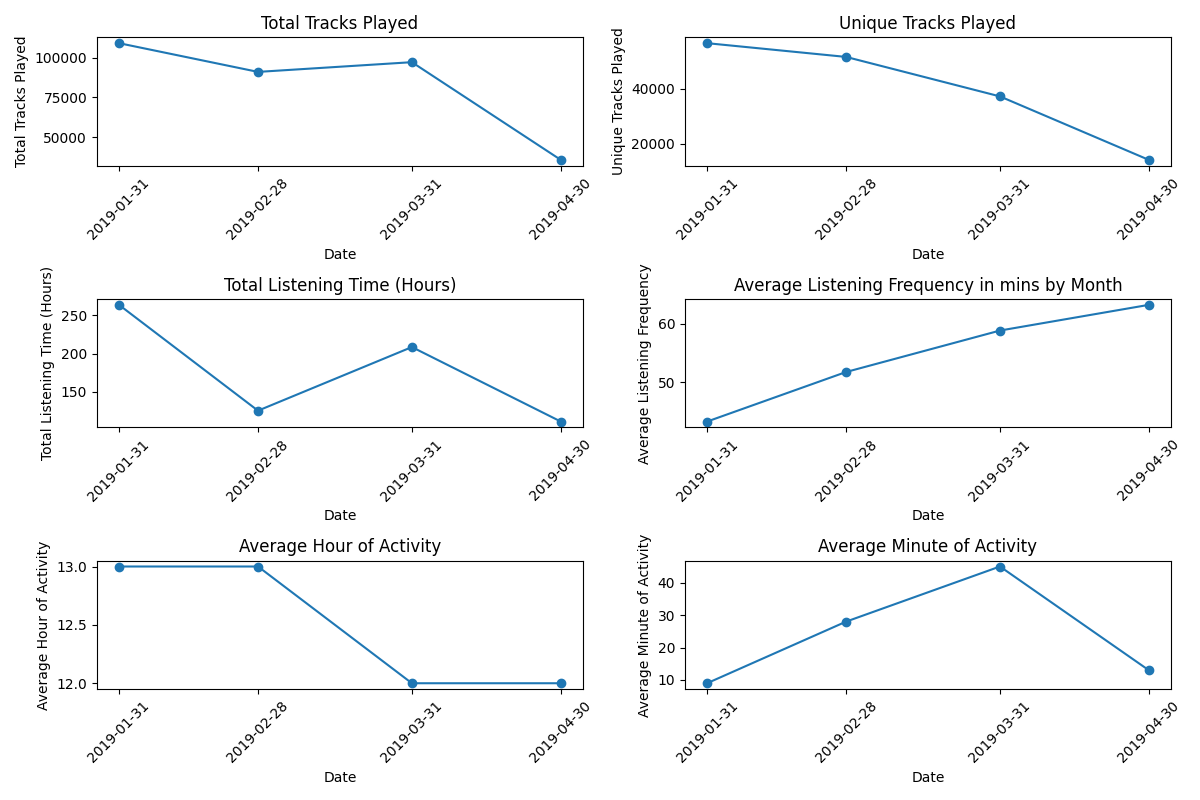

Write the Python code that produced this figure.
import duckdb
import os
import matplotlib.pyplot as plt


current_dir = os.path.dirname(os.path.abspath(__file__))

duckdb_file_path = os.path.join(current_dir, '..', 'DataIngestion', 'ListenBrainz.db')


def CreateConnection():
    con = duckdb.connect(duckdb_file_path)
    return con


ddb_con = CreateConnection()

"""
Most important metrics that I can see from the data are as below
1.Total_TracksPlayed
2.Unique_Tracks_Played
3.Total_ListeningTime_InHours
4.Avg_listening_freq_InMins_byMonth
5.Avg_hour_of_activity
6.Avg_Min_of_activity

"""

ddb_con.sql("Create Or Replace Table Metrics_1 AS select Last_day(to_timestamp(listened_at)) LastDayOfMonth,count(*) Total_TracksPlayed,count(Distinct track_name) As Unique_Tracks_Played, sum(duration_ms)/3600000 Total_ListeningTime_InHours  from Tracks group by Last_day(to_timestamp(listened_at)) order by 1")

ddb_con.sql("Create Or Replace Table Metrics_2 AS With CTE_listeningFreq As (select user_name,Last_day(to_timestamp(listened_at)) LastDayOfMonth, Datediff('min', lag(to_timestamp(listened_at)) over (Partition by user_name Order by to_timestamp(listened_at)), to_timestamp(listened_at)) AS listening_frequency from Tracks order by 2)Select LastDayOfMonth,avg(listening_frequency) Avg_listening_frequency_byMonth from CTE_listeningFreq group by LastDayOfMonth")

ddb_con.sql("Create Or Replace Table Metrics_3 AS With CTE_timeofday AS (select Last_day(to_timestamp(listened_at)) LastDayOfMonth,Avg((EXTRACT(HOUR FROM to_timestamp(listened_at)) * 3600) + (EXTRACT(MINUTE FROM to_timestamp(listened_at)) * 60) + (EXTRACT(SECOND FROM to_timestamp(listened_at)))) As AvgSeconds from Tracks group by 1) Select LastDayOfMonth,Cast(Floor(AvgSeconds / 3600) AS Integer) As Avg_hour_of_activity,Cast(Floor((AvgSeconds % 3600) / 60) As Integer)  AS Avg_min_of_activity  from CTE_timeofday")

result=ddb_con.sql("select M1.LastDayOfMonth,M1.Total_TracksPlayed,M1.Unique_Tracks_Played,M1.Total_ListeningTime_InHours,M2.Avg_listening_frequency_byMonth As Avg_listening_freq_InMins_byMonth,M3.Avg_hour_of_activity,M3.Avg_min_of_activity from Metrics_1 M1 Join Metrics_2 M2 on M1.LastDayOfMonth=M2.LastDayOfMonth Join Metrics_3 M3 on M1.LastDayOfMonth=M3.LastDayOfMonth order by 1  ").to_df()


# Plotting
plt.figure(figsize=(12, 8))

# Plot Total Tracks Played
plt.subplot(3, 2, 1)
plt.plot(result['LastDayOfMonth'], result['Total_TracksPlayed'], marker='o')
plt.title('Total Tracks Played')
plt.xlabel('Date')
plt.ylabel('Total Tracks Played')
plt.xticks(result['LastDayOfMonth'], rotation=45)


# Plot Unique Tracks Played
plt.subplot(3, 2, 2)
plt.plot(result['LastDayOfMonth'], result['Unique_Tracks_Played'], marker='o')
plt.title('Unique Tracks Played')
plt.xlabel('Date')
plt.ylabel('Unique Tracks Played')
plt.xticks(result['LastDayOfMonth'], rotation=45)

# Plot Total Listening Time
plt.subplot(3, 2, 3)
plt.plot(result['LastDayOfMonth'], result['Total_ListeningTime_InHours'], marker='o')
plt.title('Total Listening Time (Hours)')
plt.xlabel('Date')
plt.ylabel('Total Listening Time (Hours)')
plt.xticks(result['LastDayOfMonth'], rotation=45)


# Plot Average Listening Frequency by Month
plt.subplot(3, 2, 4)
plt.plot(result['LastDayOfMonth'], result['Avg_listening_freq_InMins_byMonth'], marker='o')
plt.title('Average Listening Frequency in mins by Month')
plt.xlabel('Date')
plt.ylabel('Average Listening Frequency')
plt.xticks(result['LastDayOfMonth'], rotation=45)

# Plot Average Hour of Activity
plt.subplot(3, 2, 5)
plt.plot(result['LastDayOfMonth'], result['Avg_hour_of_activity'], marker='o')
plt.title('Average Hour of Activity')
plt.xlabel('Date')
plt.ylabel('Average Hour of Activity')
plt.xticks(result['LastDayOfMonth'], rotation=45)

# Plot Average Minute of Activity
plt.subplot(3, 2, 6)
plt.plot(result['LastDayOfMonth'], result['Avg_min_of_activity'], marker='o')
plt.title('Average Minute of Activity')
plt.xlabel('Date')
plt.ylabel('Average Minute of Activity')
plt.xticks(result['LastDayOfMonth'], rotation=45)

plt.tight_layout()
# Save the plot as an image file
plt.savefig('Report.png')



ddb_con.close()

